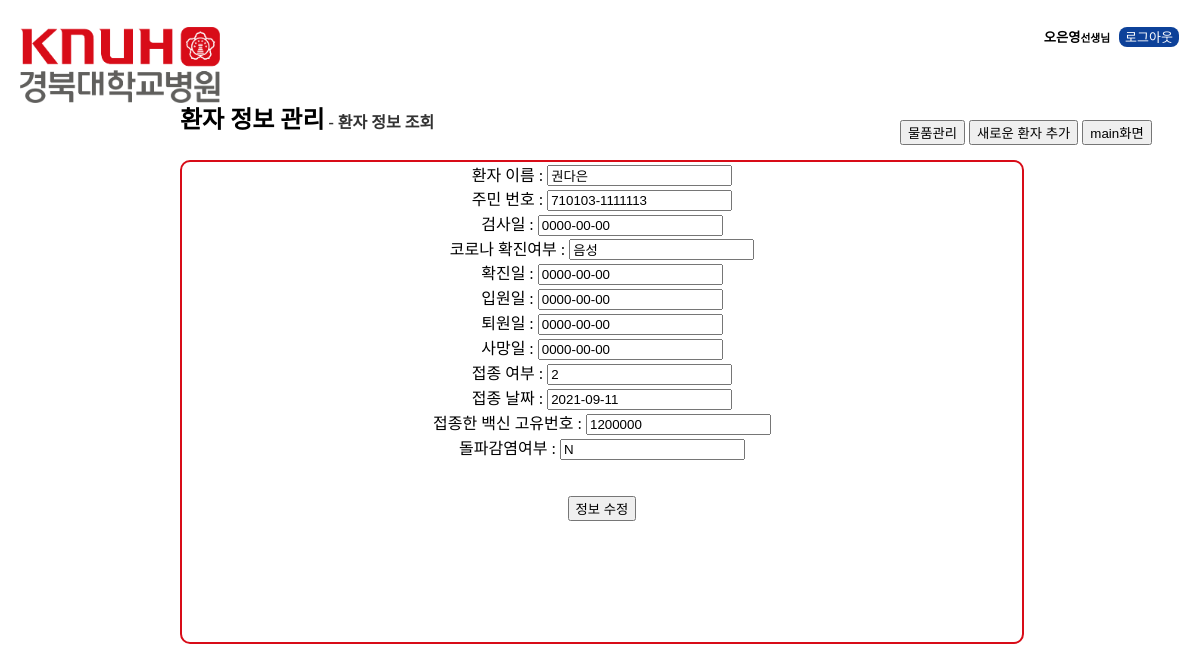
/php/update_K.php?pid=710103-1111113, run on the app's committed database.
### tables this page shows
CREATE TABLE `patient_table` (
  `patient_num` INT AUTO_INCREMENT,   
  `patient_name` VARCHAR(3) NOT NULL,   
  `pid` VARCHAR(14) NOT NULL,   
  `hospital_name` VARCHAR(5) NOT NULL,  
  `check_date` DATE NULL,  
  `COVID19_test_result` VARCHAR(2) NOT NULL,   
  `COVID19_diagnosis` DATE NULL,   
  `hospitalization_date` DATE NULL,   
  `discharge_date` DATE NULL,   
  `death_date` DATE NULL,   
  `inoculation` INT NOT NULL,   
  `vaccination_date` DATE NOT NULL,   
  `vaccine_num` VARCHAR(10) NULL,   
  `breakthrough_infection` VARCHAR(1) NOT NULL,  
  PRIMARY KEY (`patient_num`),
  FOREIGN KEY(hospital_name) REFERENCES hospital_table(hospital_name),
  FOREIGN KEY(pid) REFERENCES public_table(pid)
  );

### php/update_K.php (the view, shortened to what this page needs)
<HTML>
<Head>
</Head>
<body>
<div id = "header">
<img src="경북대학교병원로고.png" width = 200, height = auto>
<div class = "name">
<h5>오은영</h5><h6>선생님</h6>
</div>
<div class= "logout">
로그아웃
</div>
</div>
<div id = "content">
<h2>  환자 정보 관리 </h2>
<div class = "st">
 <strong> - 환자 정보 조회 </strong>
</div>
</div>
<div class = "s">
<button  type='button' onclick="location.href='물품관리_경북대.php'">물품관리</button >
<button  type='button' onclick="location.href='insert_K.php'">새로운 환자 추가</button >
<button  type='button' onclick="location.href='knu.php'">main화면</button >
</div>
<div id = "form">
<?php
   $con=mysqli_connect("localhost", "root", "1234", "govdb") or die("MySQL 접속 실패 !!");
   $sql ="SELECT * FROM patient_table WHERE pid = '".$_GET['pid']."' AND patient_table.hospital_name='경북대병원'";
   $ret = mysqli_query($con, $sql);
   $row = mysqli_fetch_array($ret);
   $patient_name = $row["patient_name"];
   $pid = $row["pid"];
   $check_date = $row["check_date"];
   $COVID19_test_result = $row["COVID19_test_result"];
   $COVID19_diagnosis = $row["COVID19_diagnosis"];
   $hospitalization_date = $row["hospitalization_date"];
   $discharge_date = $row["discharge_date"];
   $death_date = $row["death_date"];
   $inoculation = $row["inoculation"];
   $vaccination_date = $row["vaccination_date"];
   $vaccine_num = $row["vaccine_num"];
   $breakthrough_infection = $row["breakthrough_infection"];
?>
<FORM METHOD="post" ACTION="update_result_K.php">
      환자 이름 : <INPUT TYPE = "text" NAME="patient_name" VALUE=<?php echo $patient_name ?>> <br>
      주민 번호 : <INPUT TYPE = "text" NAME="pid" VALUE=<?php echo $pid ?> READONLY>  <br>
      검사일    : <INPUT TYPE = "text" NAME="check_date" VALUE=<?php echo $check_date ?>> <br>
      코로나 확진여부 : <INPUT TYPE = "text" NAME="COVID19_test_result" VALUE=<?php echo $COVID19_test_result ?>> <br>
      확진일    : <INPUT TYPE = "text" NAME="COVID19_diagnosis" VALUE=<?php echo $COVID19_diagnosis ?>> <br>
      입원일    : <INPUT TYPE = "text" NAME="hospitalization_date" VALUE=<?php echo $hospitalization_date ?>> <br>
      퇴원일    : <INPUT TYPE = "text" NAME="discharge_date" VALUE=<?php echo $discharge_date ?>> <br>
      사망일    : <INPUT TYPE = "text" NAME="death_date" VALUE=<?php echo $death_date ?>> <br>
      접종 여부 : <INPUT TYPE = "text" NAME="inoculation" VALUE=<?php echo $inoculation ?>> <br>
      접종 날짜 : <INPUT TYPE = "text" NAME="vaccination_date" VALUE=<?php echo $vaccination_date ?>> <br>
      접종한 백신 고유번호 : <INPUT TYPE = "text" NAME="vaccine_num" VALUE=<?php echo $vaccine_num ?>> <br>
      돌파감염여부 : <INPUT TYPE = "text" NAME="breakthrough_infection" VALUE=<?php echo $breakthrough_infection ?>> <br>
      <BR><BR>
      <INPUT TYPE="submit" VALUE="정보 수정">
</FORM>
</div>
</body>
</HTML>

### php/update_K.php (style rules this page uses)
img { display : inline-block; position: fixed; top:27px; left:20px }
h2 { display : inline-block }
h5, h6 { display : inline-block }
h5 { color : black }
#header { width:100%; height:60px; display : block; }
.st { display : inline-block; color:#333 }
.name { display : inline-block; position: absolute; top:5px; right:90px }
.logout { width: 60px; height:20px; background:#0d4199; display : inline-block; border-radius : 8px; color:white; float:right; position:absolute; top : 27px; right : 21px; font-size:13px; text-align:center }
#content { position:absolute; top:10%; left:15%; }
#form { position: absolute; top:20%; left : 15%; text-align :center; display:absolute; width:70%; height:60%; border : 2.5px solid #d80c18; border-radius:10px; }
.s { display : inline-block; color:#333; position : absolute; left : 75% ; top : 15% }

### data on the page
patient_table: patient_name "권다은", pid "710103-1111113", check_date "0000-00-00", COVID19_test_result "음성", COVID19_diagnosis "0000-00-00", hospitalization_date "0000-00-00", discharge_date "0000-00-00", death_date "0000-00-00", inoculation "2", vaccination_date "2021-09-11", vaccine_num "1200000", breakthrough_infection "N"
